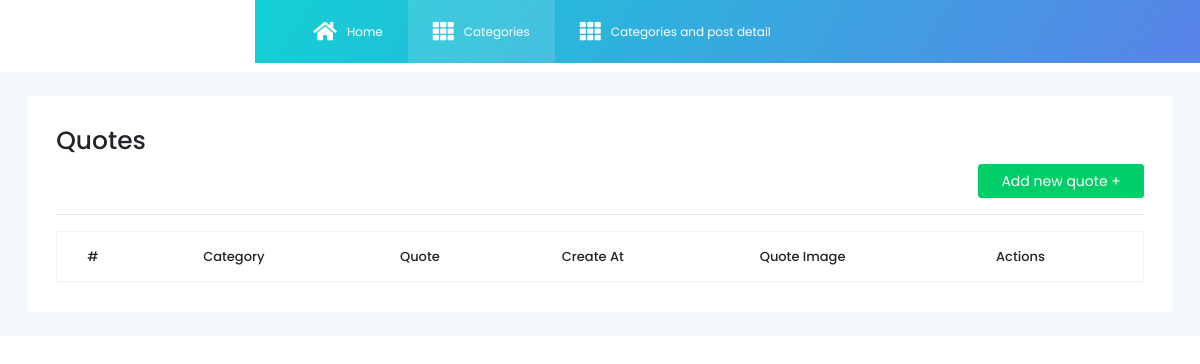
Before: / with the older database file.
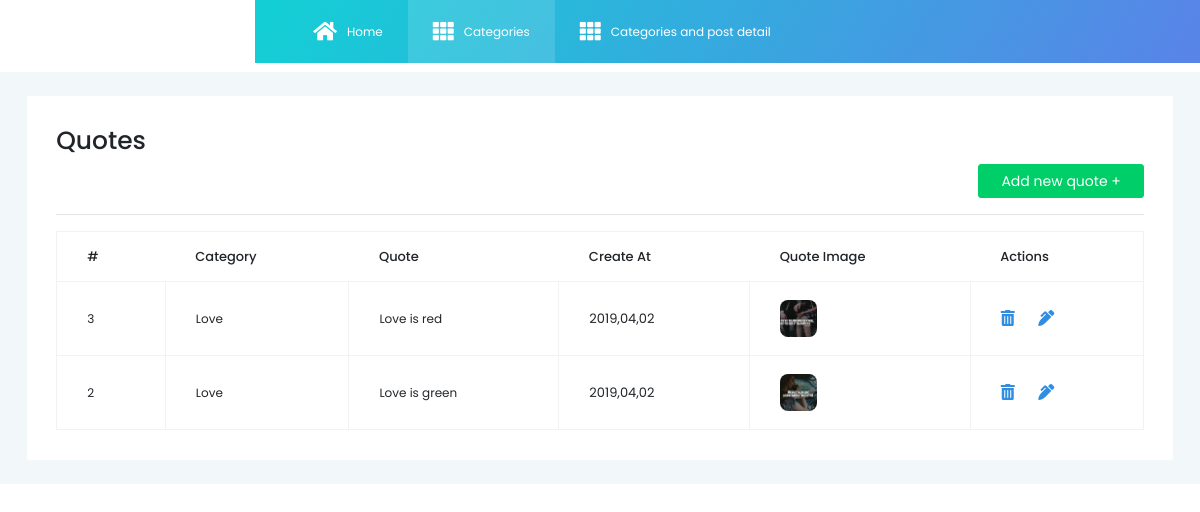
After: the same page with the newer database file.
### quotes/models.py (models this page shows, shortened)
class Quotes(db.Model):
    id = db.Column(db.Integer, primary_key=True)
    quote = db.Column(db.String(100))
    quote_by = db.Column(db.String(100), default='')
    language = db.Column(db.String(100), default='en')
    color_code = db.Column(db.String(100), default='#ffffff')
    font_family = db.Column(db.String(100), default='default')
    is_active = db.Column(db.Boolean(), default=True)
    created_at = db.Column(db.DateTime(), default=datetime.utcnow())
    updated_at = db.Column(db.DateTime(), default=datetime.utcnow())
    image_file = db.Column(db.String(60), default='default.jpg')
    category_id = db.Column(db.String(100), db.ForeignKey('categories.category_name'))

### quotes/main/routes.py (the view)
@main.route('/', methods=['GET', 'POST'])
def home():
    page = request.args.get('page', 1, type=int)
    quote = Quotes.query.order_by(Quotes.created_at.desc(), Quotes.updated_at.asc()).paginate(page=page, per_page=8)
    image_file = url_for('static', filename='images/')
    return render_template('homw2.html', quote=quote, title='Home', image_file=image_file)

### quotes/template/homw2.html (shortened to what this page needs)
{% extends 'layout.html' %}
{% block content %}
<form action="" method="post" enctype="multipart/form-data">
    <div class="col-lg-12 grid-margin stretch-card content-wrapper">
        <div class="card">
            <div class="card-body">
                <h3>Quotes</h3>
                <div style="text-align: right">
                    <a href="{{ url_for('quote.add_new_quote')}}" class="btn btn-success">
                        Add new quote +
                    </a>
                </div>
                <hr>
                <div class="table-responsive">
                    <table class="table table-bordered">
                        <thead>
                        <tr>
                            <th>
                                #
                            </th>
                            <th>
                                Category
                            </th>
                            <th>
                                Quote
                            </th>
                            <th>
                                Create At
                            </th>
                            <th>
                                Quote Image
                            </th>
                            <th>
                                Actions
                            </th>
                        </tr>
                        </thead>
                        <tbody>
                        {% for que in quote.items %}
                        <tr>
                            <td>
                                <small class="">{{ que.id }}</small>
                            </td>
                            <td>
                                <small>{{ que.category_id }}</small>
                            </td>
                            <td>
                                <small>{{ que.quote }}</small>
                            </td>
                            <td>
                                {{ que.created_at.strftime('%Y,%m,%d')}}
                            </td>
                            <td>
                                <img src="{{url_for('static', filename='images/' + que.image_file)}}"
                                     class="rounded profile-image">
                            </td>
                            <td>
                                <a href="" data-toggle="modal" data-target="#alertModal"><i class="fas fa-trash-alt"
                                                                                            style="font-size: medium; padding-right: 10px; color: #308ee0;"></i></a>
                                <a href="{{ url_for('quote.update_byID', quote_id=que.id)}}"><i class="fas fa-pen-alt"
                                                                                                style="font-size: medium; padding-left: 10px; color: #308ee0;"></i></a>
                            </td>
                        </tr>
                        {% endfor %}
                        </tbody>
                    </table>
                </div>
            </div>
        </div>
    </div>
</form>
{% endblock %}

Changed rows visible on the page:
added Quotes: id "3", category_id "Love", quote "Love is red", created_at "2019,04,02", image_file (picture)
added Quotes: id "2", category_id "Love", quote "Love is green", created_at "2019,04,02", image_file (picture)
